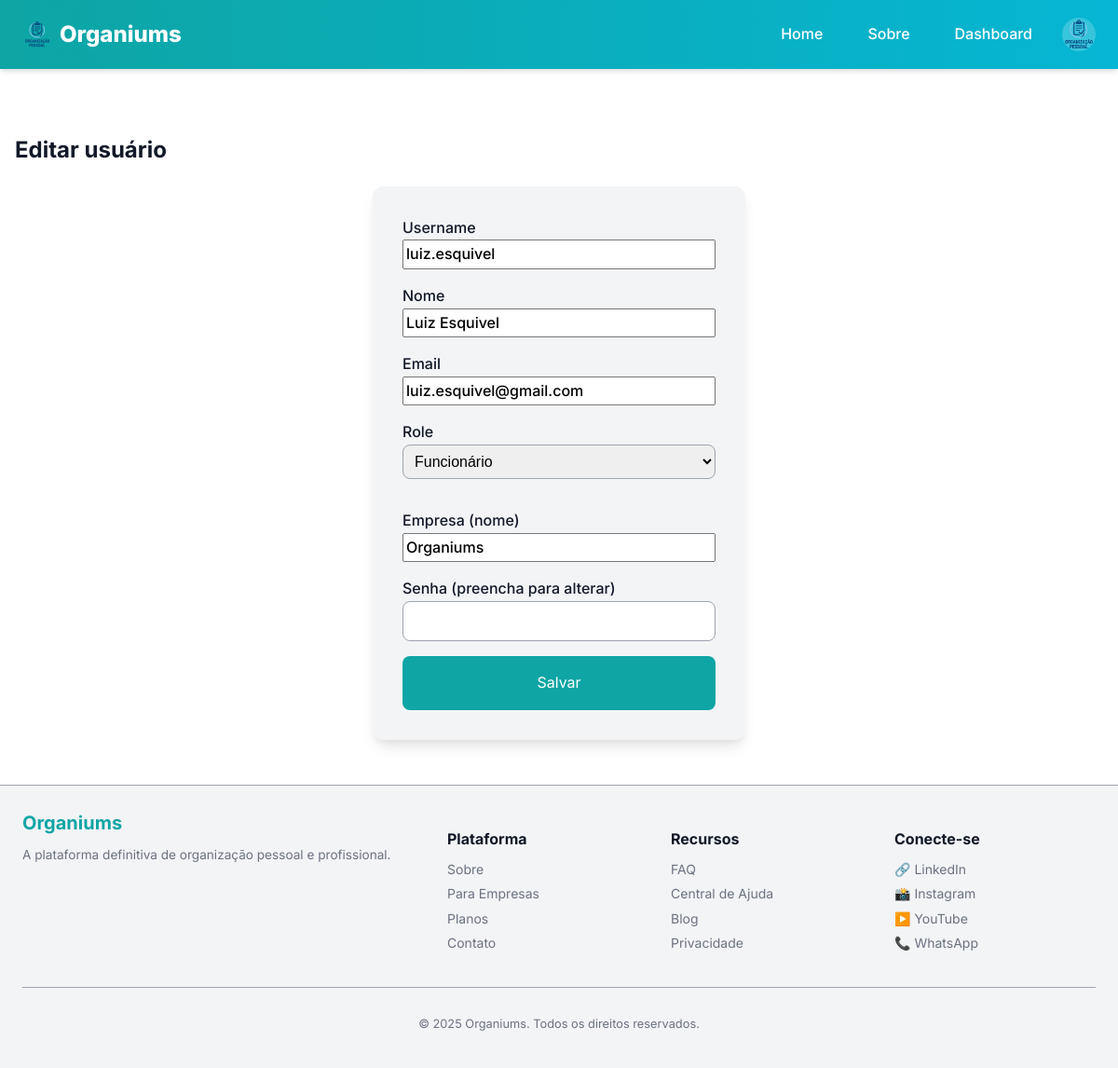
Page /admin/usuarios/2/editar (signed in) on the earlier database version.
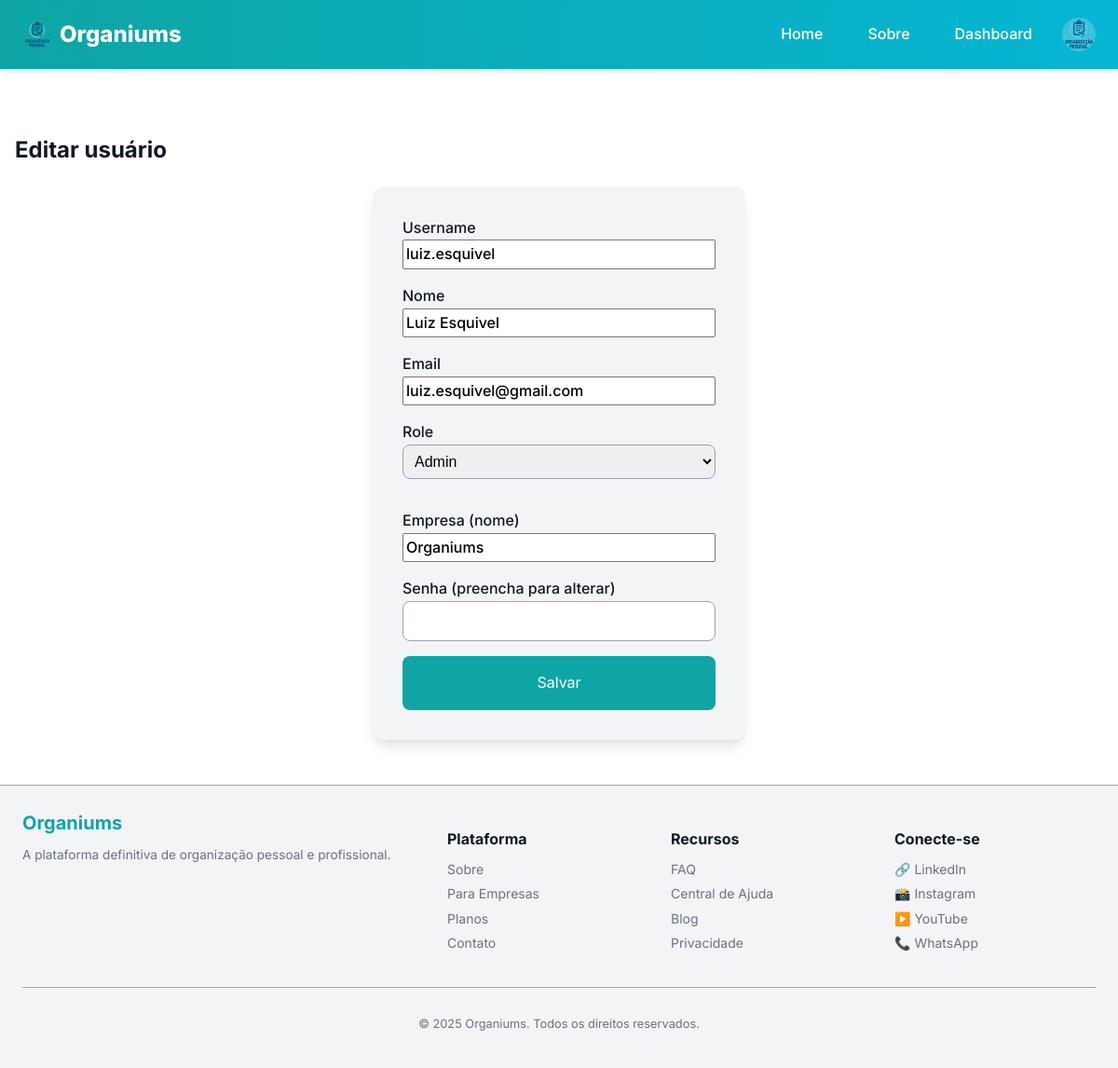
Same page on the later database version.
### models.py (models this page shows, shortened)
class User(UserMixin, db.Model):
    __tablename__ = "user"
    id = db.Column(db.Integer, primary_key=True)
    username = db.Column(db.String(50), unique=True, index=True, nullable=False)
    name = db.Column(db.String(120), nullable=False)
    email = db.Column(db.String(120), unique=True, index=True, nullable=False)
    password_hash = db.Column(db.String(128))
    avatar = db.Column(db.String(200))
    role = db.Column(db.String(30), default="cliente", nullable=False)
    company_id = db.Column(db.Integer, db.ForeignKey('company.id'), nullable=True)
    def is_admin(self):
        return self.role == "admin"

### app/views.py (the view, shortened to what this page needs)
@bp.route('/admin/usuarios/<int:user_id>/editar', methods=['GET','POST'])
@login_required
def admin_usuario_editar(user_id):
    if not current_user.is_admin():
        abort(403)
    user = User.query.get_or_404(user_id)
    companies = Company.query.order_by(Company.name).all()
    return render_template('admin/usuario_form.html', user=user, companies=companies)

### manage.py (called while the page is built)
def create_app(config_object=None):
    app = Flask(__name__, template_folder='app/templates', static_folder='app/static')
    app.config.from_object(config_object or Config)
    db.init_app(app)
    migrate.init_app(app, db)
    login.init_app(app)
    from models import User
    @login.user_loader
    def load_user(user_id):
        return User.query.get(int(user_id))
    from app.views import bp as app_bp
    from api.views import bp as api_bp
    app.register_blueprint(app_bp)
    app.register_blueprint(api_bp, url_prefix='/api')
    app.config['MAX_CONTENT_LENGTH'] = 2 * 1024 * 1024
    register_error_handlers(app)
    @app.shell_context_processor
    def make_shell_context():
        return {'db': db, 'User': User}
    return app

### app/templates/admin/usuario_form.html (shortened to what this page needs)
{% extends 'base.html' %}
{% block content %}
<h2>{% if user %}Editar usuário{% else %}Novo usuário{% endif %}</h2>
<form method="post">
  <label>Username<input name="username" value="{{ user.username if user }}"></label>
  <label>Nome<input name="name" value="{{ user.name if user }}"></label>
  <label>Email<input name="email" value="{{ user.email if user }}"></label>
  <label>Role
    <select name="role">
      <option value="funcionarios" {% if user and user.role=='funcionarios' %}selected{% endif %}>Funcionário</option>
      <option value="admin" {% if user and user.role=='admin' %}selected{% endif %}>Admin</option>
    </select>
  </label>
  <label>Empresa (nome)
    <input name="company" list="companies_list" value="{{ user.company.name if user and user.company }}">
  </label>
  <label>Senha (preencha para alterar)<input name="password" type="password"></label>
  <button type="submit">Salvar</button>
</form>
{% endblock %}

Differences in the rows shown:
changed User "luiz.esquivel": role "Funcionário" → "Admin"
